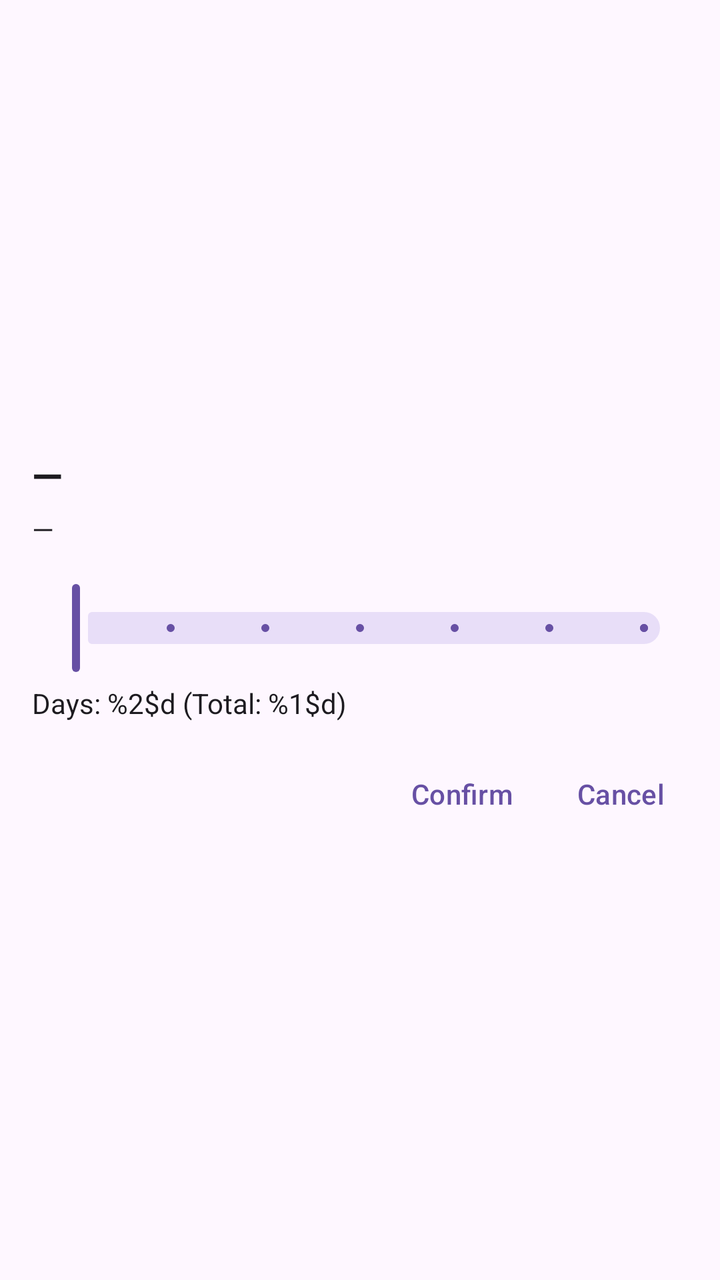
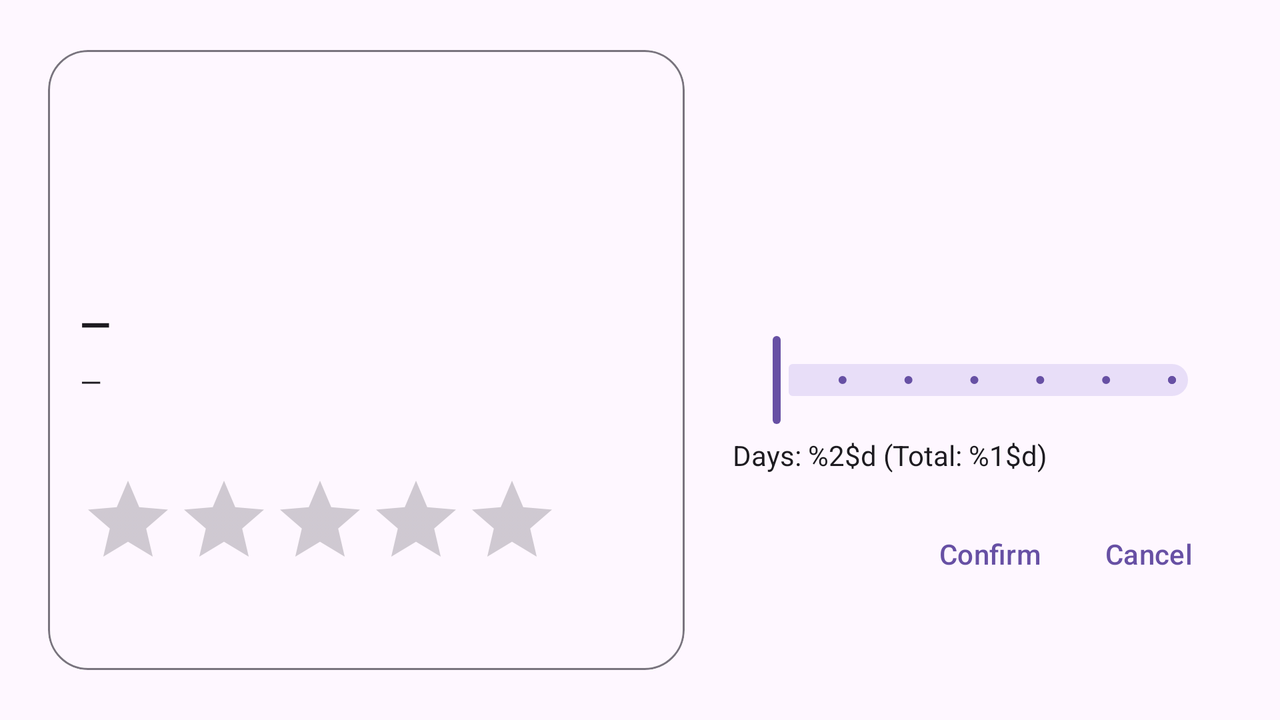

The same Android screen from two of the app's own layout files: first res/layout/ as a phone draws it, then the repository's variant for another configuration, drawn on a device whose configuration selects that folder. Both files follow.
<!-- AndroidManifest.xml: application theme Theme.Material3.DayNight.NoActionBar -->
<!-- res/layout/activity_rent.xml -->
<?xml version="1.0" encoding="utf-8"?>
<ScrollView xmlns:android="http://schemas.android.com/apk/res/android"
    android:layout_width="match_parent"
    android:layout_height="match_parent">

    <LinearLayout
        android:layout_width="match_parent"
        android:layout_height="wrap_content"
        android:orientation="vertical"
        android:padding="16dp">

        <ImageView
            android:id="@+id/imgCar"
            android:layout_width="match_parent"
            android:layout_height="200dp"
            android:scaleType="centerCrop"
            android:contentDescription="@string/car_image_desc" />

        <TextView
            android:id="@+id/tvTitle"
            android:layout_width="wrap_content"
            android:layout_height="wrap_content"
            style="@style/TitleText"
            android:layout_marginTop="8dp"
            android:text="@string/placeholder_dash" />

        <TextView
            android:id="@+id/tvCost"
            android:layout_width="wrap_content"
            android:layout_height="wrap_content"
            style="@style/BodyText"
            android:layout_marginTop="4dp"
            android:text="@string/placeholder_dash" />

        <com.google.android.material.slider.Slider
            android:id="@+id/sliderDays"
            android:layout_width="match_parent"
            android:layout_height="wrap_content"
            android:layout_marginTop="16dp"
            android:valueFrom="1"
            android:valueTo="7"
            android:stepSize="1" />

        <TextView
            android:id="@+id/tvDays"
            style="@style/BodyText"
            android:layout_width="wrap_content"
            android:layout_height="wrap_content"
            android:layout_marginTop="4dp"
            android:text="@string/days_total_fmt" />

        <TextView
            android:id="@+id/tvError"
            android:layout_width="wrap_content"
            android:layout_height="wrap_content"
            style="@style/ErrorText"
            android:layout_marginTop="8dp"
            android:visibility="gone"
            android:text="@string/error_credit" />

        <LinearLayout
            style="?android:attr/buttonBarStyle"
            android:layout_width="match_parent"
            android:layout_height="wrap_content"
            android:layout_marginTop="12dp"
            android:gravity="end"
            android:orientation="horizontal">

            <Button
                android:id="@+id/btnSave"
                style="?android:attr/buttonBarButtonStyle"
                android:layout_width="wrap_content"
                android:layout_height="wrap_content"
                android:text="@string/save" />

            <Button
                android:id="@+id/btnCancel"
                style="?android:attr/buttonBarButtonStyle"
                android:layout_width="wrap_content"
                android:layout_height="wrap_content"
                android:layout_marginStart="8dp"
                android:text="@string/cancel" />
        </LinearLayout>
    </LinearLayout>
</ScrollView>
<!-- resources referenced by this layout -->
<resources>
  <string name="cancel">Cancel</string>
  <string name="car_image_desc">Car image</string>
  <string name="days_total_fmt">Days: %2$d (Total: %1$d)</string>
  <string name="error_credit">Insufficient credit or more than 400 per-rental</string>
  <string name="placeholder_dash">—</string>
  <string name="save">Confirm</string>
  <style name="BodyText">
          <item name="android:textSize">14sp</item>
          <item name="android:textColor">?android:attr/textColorPrimary</item>
      </style>
  <style name="ErrorText">
          <item name="android:textColor">@android:color/holo_red_dark</item>
          <item name="android:textStyle">bold</item>
      </style>
  <style name="TitleText">
          <item name="android:textSize">20sp</item>
          <item name="android:textStyle">bold</item>
          <item name="android:textColor">?android:attr/textColorPrimary</item>
      </style>
</resources>
<!-- res/layout-land/activity_rent.xml (the repository's variant of the layout above) -->
<!-- drawn on the phone turned sideways -->
<?xml version="1.0" encoding="utf-8"?>
<androidx.constraintlayout.widget.ConstraintLayout
    xmlns:android="http://schemas.android.com/apk/res/android"
    xmlns:app="http://schemas.android.com/apk/res-auto"
    xmlns:tools="http://schemas.android.com/tools"
    android:layout_width="match_parent"
    android:layout_height="match_parent"
    android:padding="16dp">


    <androidx.constraintlayout.widget.Guideline
        android:id="@+id/guideMid"
        android:layout_width="wrap_content"
        android:layout_height="wrap_content"
        android:orientation="vertical"
        app:layout_constraintGuide_percent="0.55" />


    <com.google.android.material.card.MaterialCardView
        android:id="@+id/cardLeft"
        android:layout_width="0dp"
        android:layout_height="0dp"
        app:cardCornerRadius="20dp"
        app:cardUseCompatPadding="true"
        app:cardPreventCornerOverlap="true"
        app:strokeColor="?attr/colorOutline"
        app:strokeWidth="1dp"
        app:layout_constraintStart_toStartOf="parent"
        app:layout_constraintEnd_toStartOf="@id/guideMid"
        app:layout_constraintTop_toTopOf="parent"
        app:layout_constraintBottom_toBottomOf="parent">


        <androidx.constraintlayout.widget.ConstraintLayout
            android:layout_width="match_parent"
            android:layout_height="match_parent"
            android:padding="16dp">

            <ImageView
                android:id="@+id/imgCar"
                android:layout_width="0dp"
                android:layout_height="0dp"
                android:scaleType="centerCrop"
                android:contentDescription="@string/car_image_desc"
                android:cropToPadding="true"
                app:layout_constraintStart_toStartOf="parent"
                app:layout_constraintEnd_toEndOf="parent"
                app:layout_constraintTop_toTopOf="parent"
                app:layout_constraintDimensionRatio="21:7" />

            <TextView
                android:id="@+id/tvTitle"
                style="@style/TitleText"
                android:layout_width="0dp"
                android:layout_height="wrap_content"
                android:layout_marginTop="12dp"
                android:text="@string/placeholder_dash"
                app:layout_constraintStart_toStartOf="parent"
                app:layout_constraintEnd_toEndOf="parent"
                app:layout_constraintTop_toBottomOf="@id/imgCar" />

            <TextView
                android:id="@+id/tvCost"
                style="@style/BodyText"
                android:layout_width="0dp"
                android:layout_height="wrap_content"
                android:layout_marginTop="6dp"
                android:text="@string/placeholder_dash"
                app:layout_constraintStart_toStartOf="parent"
                app:layout_constraintEnd_toEndOf="parent"
                app:layout_constraintTop_toBottomOf="@id/tvTitle" />

            <RatingBar
                android:id="@+id/ratingBar"
                android:layout_width="wrap_content"
                android:layout_height="wrap_content"
                android:isIndicator="true"
                android:numStars="5"
                android:stepSize="0.5"
                android:layout_marginTop="10dp"
                app:layout_constraintStart_toStartOf="parent"
                app:layout_constraintTop_toBottomOf="@id/tvCost"
                app:layout_constraintBottom_toBottomOf="parent" />

        </androidx.constraintlayout.widget.ConstraintLayout>
    </com.google.android.material.card.MaterialCardView>

    <androidx.core.widget.NestedScrollView
        android:id="@+id/rightScroll"
        android:layout_width="0dp"
        android:layout_height="0dp"
        app:layout_constraintBottom_toBottomOf="parent"
        app:layout_constraintEnd_toEndOf="parent"
        app:layout_constraintStart_toStartOf="@id/guideMid"
        app:layout_constraintTop_toTopOf="parent">

        <LinearLayout
            android:layout_width="match_parent"
            android:layout_height="wrap_content"
            android:orientation="vertical"
            android:paddingStart="16dp"
            android:paddingEnd="16dp">

            <com.google.android.material.slider.Slider
                android:id="@+id/sliderDays"
                android:layout_width="match_parent"
                android:layout_height="wrap_content"
                android:layout_marginTop="150dp"
                android:stepSize="1"
                android:valueFrom="1"
                android:valueTo="7" />

            <TextView
                android:id="@+id/tvDays"
                style="@style/BodyText"
                android:layout_width="wrap_content"
                android:layout_height="wrap_content"
                android:layout_marginTop="4dp"
                android:text="@string/days_total_fmt" />

            <TextView
                android:id="@+id/tvError"
                style="@style/ErrorText"
                android:layout_width="wrap_content"
                android:layout_height="wrap_content"
                android:layout_marginTop="8dp"
                android:text="@string/error_credit"
                android:visibility="gone" />

            <LinearLayout
                android:layout_width="match_parent"
                android:layout_height="wrap_content"
                android:layout_marginTop="16dp"
                android:gravity="end"
                android:orientation="horizontal">

                <Button
                    android:id="@+id/btnSave"
                    style="?android:attr/buttonBarButtonStyle"
                    android:layout_width="wrap_content"
                    android:layout_height="wrap_content"
                    android:text="@string/save" />

                <Button
                    android:id="@+id/btnCancel"
                    style="?android:attr/buttonBarButtonStyle"
                    android:layout_width="wrap_content"
                    android:layout_height="wrap_content"
                    android:layout_marginStart="8dp"
                    android:text="@string/cancel" />
            </LinearLayout>
        </LinearLayout>
    </androidx.core.widget.NestedScrollView>

</androidx.constraintlayout.widget.ConstraintLayout>
